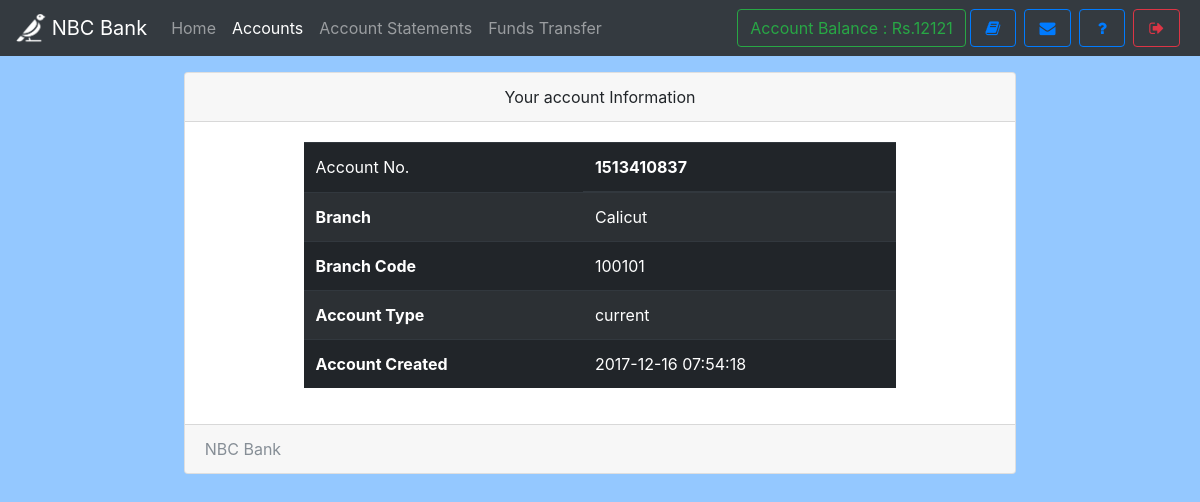
Before: /accounts.php (signed in) with the older database file.
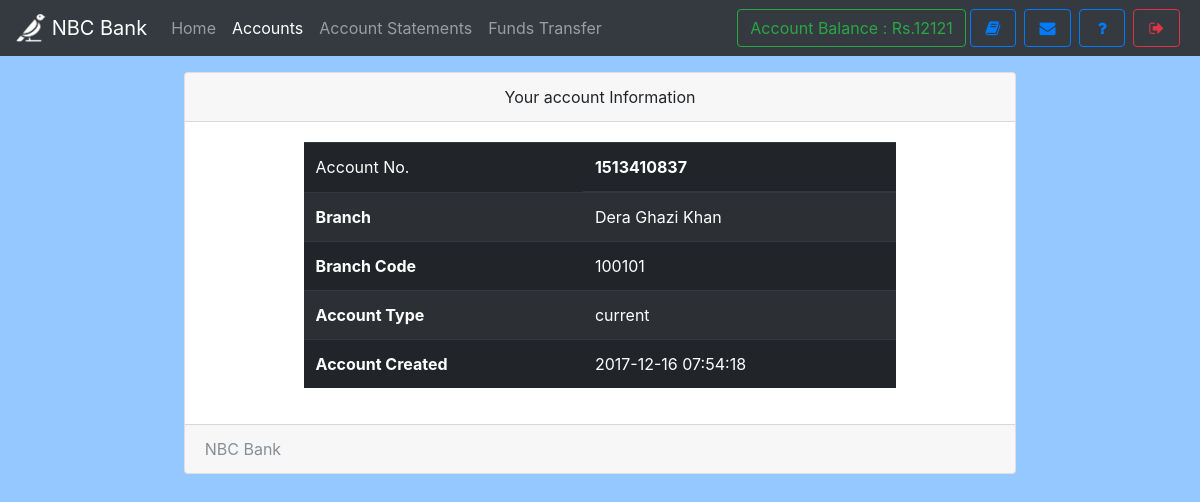
After: the same page with the newer database file.
### tables this page shows
CREATE TABLE `useraccounts` (
  `id` int(11) NOT NULL,
  `email` text NOT NULL,
  `password` text NOT NULL,
  `name` varchar(111) NOT NULL,
  `balance` varchar(111) NOT NULL,
  `cnic` varchar(111) NOT NULL,
  `number` varchar(111) NOT NULL,
  `city` varchar(111) NOT NULL,
  `address` varchar(111) NOT NULL,
  `source` varchar(111) NOT NULL,
  `accountNo` varchar(111) NOT NULL,
  `branch` varchar(111) NOT NULL,
  `accountType` varchar(111) NOT NULL,
  `date` timestamp NOT NULL DEFAULT CURRENT_TIMESTAMP
);

CREATE TABLE `branch` (
  `branchId` int(11) NOT NULL,
  `branchNo` varchar(111) NOT NULL,
  `branchName` varchar(111) NOT NULL
);

### assets/db.php (called while the page is built, shortened)
<?php
    $con = new mysqli('localhost','root','','mybank');
    $ar = $con->query("select * from userAccounts,branch where id = '$_SESSION[userId]' AND userAccounts.branch = branch.branchId");
    $userData = $ar->fetch_assoc();
?>

### accounts.php (the view, shortened to what this page needs)
<!DOCTYPE html>
<html>
<head>
  <?php require 'assets/autoloader.php'; ?>
  <?php require 'assets/db.php'; ?>
</head>
<body style="background:#94c8ff;background-size: 100%">
<nav class="navbar navbar-expand-lg navbar-dark bg-dark fixed-top">
 <a class="navbar-brand" href="#">
    <img src="images/Untitled_design-removebg-preview.png" width="30" height="30" class="d-inline-block align-top" alt="">
   <?php echo bankName; ?>
  </a>
  <div class="collapse navbar-collapse" id="navbarSupportedContent">
    <ul class="navbar-nav mr-auto">
      <li class="nav-item ">
        <a class="nav-link " href="index.php">Home <span class="sr-only">(current)</span></a>
      </li>
      <li class="nav-item active ">  <a class="nav-link" href="accounts.php">Accounts</a></li>
      <li class="nav-item ">  <a class="nav-link" href="statements.php">Account Statements</a></li>
      <li class="nav-item ">  <a class="nav-link" href="transfer.php">Funds Transfer</a></li>
    </ul>
    <?php include 'sideButton.php'; ?>
  </div>
</nav><br><br><br>
<div class="container">
  <div class="card  w-75 mx-auto">
  <div class="card-header text-center">
    Your account Information
  </div>
  <div class="card-body">
    <table class="table table-striped table-dark w-75 mx-auto">
  <thead>
    <tr>
      <td scope="col">Account No.</td>
      <th scope="col"><?php echo $userData['accountNo']; ?></th>
    </tr>
  </thead>
  <tbody>
    <tr>
      <th scope="row">Branch</th>
      <td><?php echo $userData['branchName']; ?></td>
    </tr>
    <tr>
      <th scope="row">Branch Code</th>
      <td><?php echo $userData['branchNo']; ?></td>
    </tr>
    <tr>
      <th scope="row">Account Type</th>
      <td><?php echo $userData['accountType']; ?></td>
    </tr>
    <tr>
      <th scope="row">Account Created</th>
      <td><?php echo $userData['date']; ?></td>
    </tr>
  </tbody>
</table>
  </div>
  <div class="card-footer text-muted">
   <?php echo bankName ?>
  </div>
</div>
</div>
</body>
</html>

### sideButton.php
<form class="form-inline my-2 my-lg-0">
        <a href="" class="btn btn-outline-success" data-toggle="tooltip" title="Your current Account Balance">Account Balance : Rs.<?php echo $userData['balance']; ?></a>
        <a href="accounts.php" data-toggle="tooltip" title="Account Summary" class="btn btn-outline-primary mx-1" ><i class="fa fa-book fa-fw"></i></a>
        <a href="notice.php" data-toggle="tooltip" title="View Notice" class="btn btn-outline-primary mx-1" ><i class="fa fa-envelope fa-fw"></i></a>
        <a href="feedback.php" data-toggle="tooltip" title="Help?" class="btn btn-outline-primary mx-1" ><i class="fa fa-question fa-fw"></i></a>
        <a href="logout.php" data-toggle="tooltip" title="Logout" class="btn btn-outline-danger mx-1" ><i class="fa fa-sign-out fa-fw"></i></a>
</form>

Changed rows visible on the page:
changed through a linked row, useraccounts "current": branch.branchName "Calicut" → "Dera Ghazi Khan"
